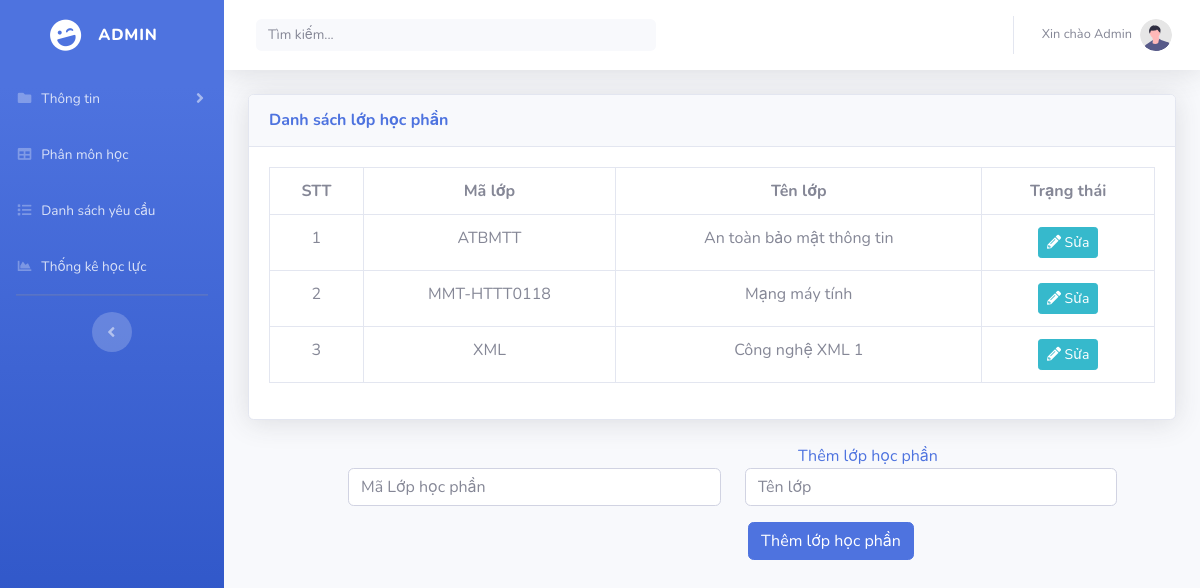
The app's page /DanhSachLH.php with its own data.
### tables this page shows
CREATE TABLE `lophp` (
  `MaLopHP` varchar(20) NOT NULL,
  `TenLop` text NOT NULL
);

### php/LopHP.php (called while the page is built, shortened)
<?php
     $Malop ='';
     $Tenlop ='';
     $update = false;
?>

### DanhSachLH.php (the view, shortened to what this page needs)
<html lang="en">
<head>
    <link href="https://cdn.jsdelivr.net/npm/bootstrap@5.0.0-beta3/dist/css/bootstrap.min.css" rel="stylesheet"
>
    <link href="vendor/fontawesome-free/css/all.min.css" rel="stylesheet" type="text/css">
    <link href="css/sb-admin-2.min.css" rel="stylesheet">
          <?php require_once 'php/LopHP.php'; ?>
</head>
<body id="page-top">
    <div id="wrapper">
    <ul class="navbar-nav bg-gradient-primary sidebar sidebar-dark accordion" id="accordionSidebar">
        <a class="sidebar-brand d-flex align-items-center justify-content-center" href="Admin.html">
            <div class="sidebar-brand-icon rotate-n-15">
                <i class="fas fa-laugh-wink"></i>
            </div>
            <div class="sidebar-brand-text mx-3">Admin</div>
        </a>
           <li class="nav-item">
            <a class="nav-link collapsed" href="#" data-toggle="collapse" data-target="#collapsePages"
                aria-expanded="true" aria-controls="collapsePages">
                <i class="fas fa-fw fa-folder"></i>
                <span>Thông tin</span>
            </a>
        </li>
        <li class="nav-item">
            <a class="nav-link" href="PhanMonHoc.php">
                <i class="fas fa-fw fa-table"></i>
                <span>Phân môn học</span></a>
        </li>
        <li class="nav-item">
        <a class="nav-link" href="DanhSachYC.php">
        <i class="fas fa-fw fa-list"></i>
        <span>Danh sách yêu cầu</span></a>
        </li>
        <li class="nav-item">
            <a class="nav-link" href="ThongKe.php">
                <i class="fas fa-fw fa-chart-area"></i>
                <span>Thống kê học lực</span>
            </a>
        </li>
        <hr class="sidebar-divider d-none d-md-block">
        <div class="text-center d-none d-md-inline">
            <button class="rounded-circle border-0" id="sidebarToggle"></button>
        </div>
    </ul>
    <div id="content-wrapper" class="d-flex flex-column">
<div id="content">
    <nav class="navbar navbar-expand navbar-light bg-white topbar mb-4 static-top shadow">
        <form
            class="d-none d-sm-inline-block form-inline mr-auto ml-md-3 my-2 my-md-0 mw-100 navbar-search">
            <div class="input-group">
                <input id="myInput" type="text" class="form-control bg-light border-0 small" placeholder="Tìm kiếm..."
                    aria-label="Search" aria-describedby="basic-addon2">
            </div>
        </form>
        <ul class="navbar-nav ml-auto">
            <li class="nav-item dropdown no-arrow">
                <a class="nav-link dropdown-toggle" href="#" id="userDropdown" role="button"
                    data-toggle="dropdown" aria-haspopup="true" aria-expanded="false">
                    <span class="mr-2 d-none d-lg-inline text-gray-600 small">Xin chào Admin</span>
                    <img class="img-profile rounded-circle"
                        src="img/undraw_profile.svg">
                </a>
            </li>
        </ul>
    </nav>
<div class="container-fluid">
        <div class="card shadow mb-4">
            <div class="card-header py-3">
                <h6 class="m-0 font-weight-bold text-primary">Danh sách lớp học phần</h6>
            </div>
            <div class="card-body">
                <div class="table-responsive">
                    <table class="table table-bordered" style = "text-align: center;" id="dataTable" width="100%" cellspacing="0">
                        <tr>
                                <th>STT</th>
                                <th>Mã lớp </th>
                                <th>Tên lớp</th>
                                <th>Trạng thái</th>
                            </tr>
                            <?php
                 $STT = 1;
                 $sql = $conn -> query("SELECT * FROM lophp");
                while($row = $sql-> fetch_assoc()): ?>
                <tr>
                    <td> <?php echo $STT++;?> </td>
                    <td><?php echo $row['MaLopHP']; ?></td>
                    <td><?php echo $row['TenLop']; ?></td>
                    <td>
                      <a class='btn btn-info btn-sm' href='DanhSachLH.php?sua=<?php echo $row['MaLopHP']; ?>'> <i class='fas fa-pencil-alt'> </i> Sửa </a>
                    </td>
                </tr>
                <?php endwhile?>
                    </table>
                </div>
            </div>
        </div>
    <table style="margin-top: 300px;">
                 <a class="collapse-item"  style="padding-left: 550px;">Thêm lớp học phần</a>
            <form class="user" method="POST" action ="php/LopHP.php">
                <div class="form-group row">
                    <div class="col-sm-5">
                        <input type="text" class="form-control form-control-user" id="maGV"
                            placeholder="Mã Lớp học phần" name="malop" value= "<?php echo $Malop;?>" <?php if($update == true){echo 'readonly';}?> style="margin-left: 100px;">
                    </div>
                    <div class="col-sm-5">
                        <input type="text" class="form-control form-control-user" id="Hoten"
                            placeholder="Tên lớp" name="tenlop" value= "<?php echo $Tenlop;?>" style="margin-left: 100px" >
                    </div>
                </div>
                    <div>
                <?php
               if($update == true):?>
                  <button type = "submit" name = "sua" style="margin-left: 600px;"> Sửa </button>
               <?php else: ?>
                  <button type = "submit" name = "them"  class = "btn btn-primary" style="margin-left: 500px;"> Thêm lớp học phần </button>
                <?php endif; ?>
                    </div>
            </form>
            </div>
</body>
</html>

### records on screen
lophp: MaLopHP "ATBMTT", TenLop "An toàn bảo mật thông tin"
lophp: MaLopHP "MMT-HTTT0118", TenLop "Mạng máy tính"
lophp: MaLopHP "XML", TenLop "Công nghệ XML 1"
